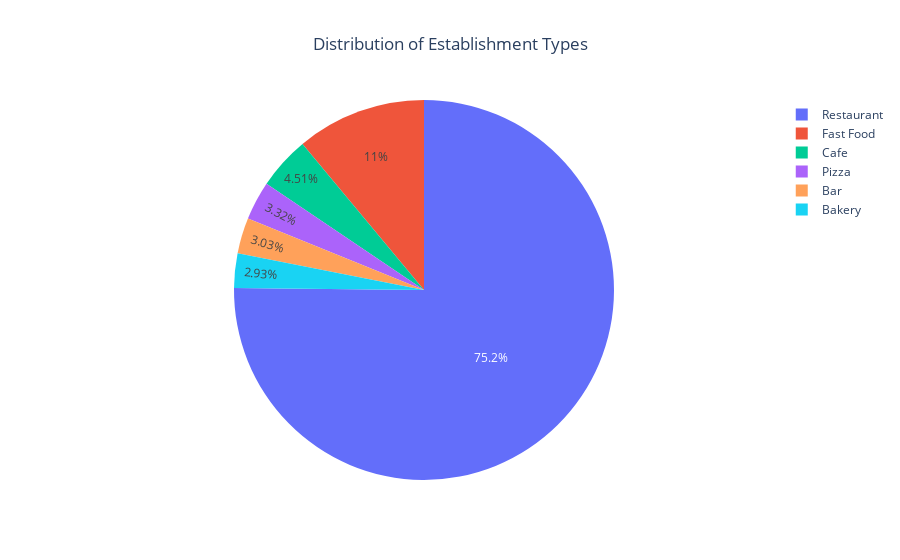

Notebook code cell kept with this figure:
### Markdown cell above
### 3.1 Investigate the proportions of various types of establishments.

### Code cell
#Grouping by establishment type
establishment_types = df_rest_data.groupby('object_type')['id'].count().reset_index()

# Renaming columns
establishment_types.columns = ['object_type', 'count']

# Showing result
print(establishment_types)

# Pie plot
fig1 = go.Figure(
    data=[go.Pie(labels=establishment_types['object_type'], values=establishment_types['count'])]
)

# Adding title
fig1.update_layout(
    title_text = "Distribution of Establishment Types",
    title_x=0.5  # Centralizando o título
)

# Showing plot
fig1.show()

### Figure 1 — Plotly figure (JSON) as saved in the notebook; plotly's stock layout.template omitted (floating-point values rounded to 4 significant figures)
{"data": [{"labels": ["Bakery", "Bar", "Cafe", "Fast Food", "Pizza", "Restaurant"], "type": "pie", "values": [283, 292, 435, 1066, 320, 7255]}], "layout": {"title": {"text": "Distribution of Establishment Types", "x": 0.5}}}
